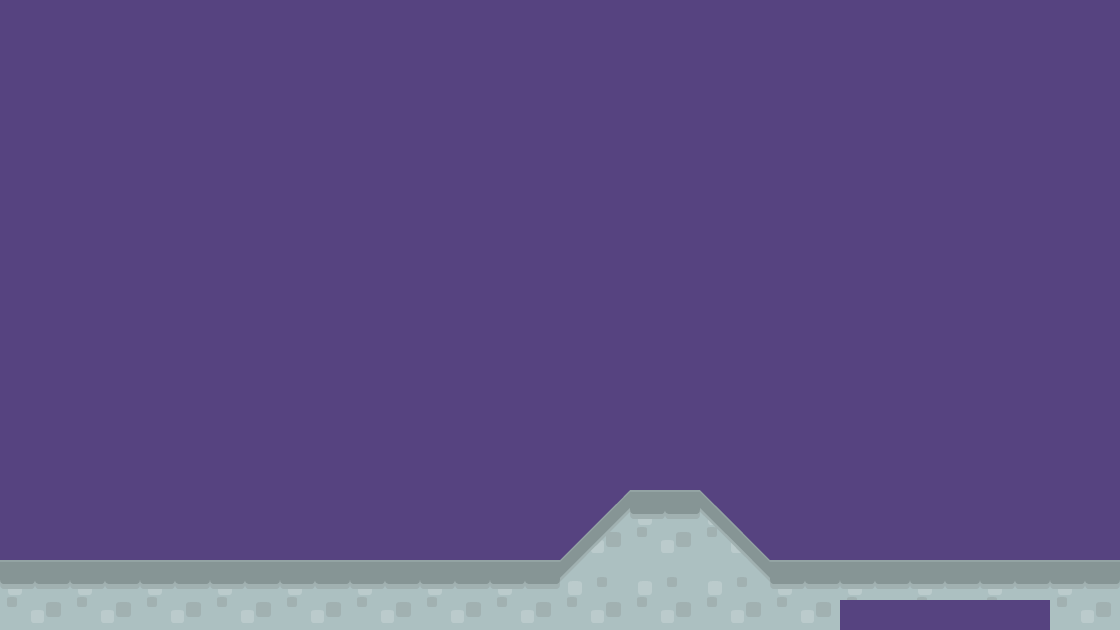

A level layout from a 2D game, rendered from its tile map. Below: a short description, then the map file with tile-grid data replaced by summaries:
An orthogonal 16x9 tile map with 70x70 px tiles, 3 tile layers (background2, background1, collision), 2 tilesets and 2 objects (EnemyBase, PlayerBase).

<map version="1.0" orientation="orthogonal" width="16" height="9" tilewidth="70" tileheight="70" backgroundcolor="#564380">
 <tileset firstgid="1" name="background-tiles" tilewidth="70" tileheight="70">
  <image source="../img/background-tiles.png" width="910" height="910" />
 </tileset>
 <tileset firstgid="170" name="meta-tiles" tilewidth="70" tileheight="70">
  <image source="../img/meta-tiles.png" width="350" height="70" />
  <tile id="1">
   <properties>
    <property name="type" value="lslope" />
   </properties>
  </tile>
  <tile id="3">
   <properties>
    <property name="type" value="rslope" />
   </properties>
  </tile>
  <tile id="4">
   <properties>
    <property name="type" value="solid" />
   </properties>
  </tile>
 </tileset>
 <layer name="background2" width="16" height="9" opacity="0">
  <data>[144 cells, 3 non-empty, 1 distinct tile ids]</data>
 </layer>
 <layer name="background1" width="16" height="9">
  <data>[144 cells, 19 non-empty, 7 distinct tile ids]</data>
 </layer>
 <layer name="collision" width="16" height="9" opacity="0">
  <data>[144 cells, 19 non-empty, 3 distinct tile ids]</data>
 </layer>
 <objectgroup name="BaseEntities" width="16" height="9" opacity="0.6">
  <object name="EnemyBase" x="912" y="419" width="69" height="140" />
  <object name="PlayerBase" x="210" y="424" width="74" height="134" />
 </objectgroup>
</map>
